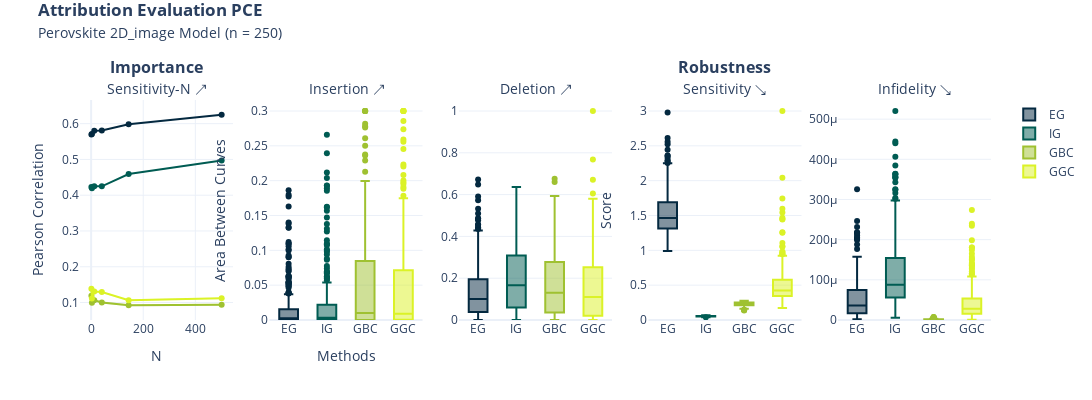

The notebook cell saved with this chart:
### Code cell
## Plot ##
import plotly.graph_objects as go
from plotly.subplots import make_subplots


def format_title(title, subtitle=None, subtitle_font_size=14):
    title = f"<b>{title}</b>"
    if not subtitle:
        return title
    subtitle = f'<span style="font-size: {subtitle_font_size}px;">{subtitle}</span>'
    return f"{title}<br>{subtitle}"

if target == "pce":
    title = "Attribution Evaluation PCE"
else:
    title = "Attribution Evaluation Mean Thickness"


fig = make_subplots(
    rows=1,
    cols=5,
    subplot_titles=(
        format_title("Importance", "Sensitivity-N " + "\u2197",),
        format_title("", "Insertion " + "\u2197",),
        format_title("", "Deletion " + "\u2197",),
        format_title("Robustness", "Sensitivity " + "\u2198",),
        format_title("", "Infidelity " + "\u2198",),
    ),
)


fig.add_trace(
    go.Scatter(
        y=sensN[0].mean(0),
        x=n_list,
        name="EG",
        marker_color="#042940",
        showlegend=False,
        mode="lines+markers",
    ),
    row=1,
    col=1,
)

fig.add_traces(
    [
        go.Scatter(
            x=n_list,
            y=sensN[0].mean(0)
            + 1.960 * (np.std(sensN[0], axis=0) / sensN[0].shape[0]),
            mode="lines",
            line_color="rgba(0,0,0,0)",
            showlegend=False,
        ),
        go.Scatter(
            x=n_list,
            y=sensN[0].mean(0)
            - 1.960 * (np.std(sensN[0], axis=0) / sensN[0].shape[0]),
            mode="lines",
            line_color="rgba(0,0,0,0)",
            name="95% confidence interval",
            showlegend=False,
            fill="tonexty",
            fillcolor="rgba(4,41,64,0.2)",
        ),
    ]
)

fig.add_trace(
    go.Scatter(
        y=sensN[1].mean(0),
        x=n_list,
        name="IG",
        marker_color="#005C53",
        showlegend=False,
        mode="lines+markers",
    ),
    row=1,
    col=1,
)

fig.add_traces(
    [
        go.Scatter(
            x=n_list,
            y=sensN[1].mean(0)
            + 1.960 * (np.std(sensN[1], axis=0) / sensN[1].shape[0]),
            mode="lines",
            line_color="rgba(0,0,0,0)",
            showlegend=False,
        ),
        go.Scatter(
            x=n_list,
            y=sensN[1].mean(0)
            - 1.960 * (np.std(sensN[1], axis=0) / sensN[1].shape[0]),
            mode="lines",
            line_color="rgba(0,0,0,0)",
            name="95% confidence interval",
            showlegend=False,
            fill="tonexty",
            fillcolor="rgba(0,92,83,0.2)",
        ),
    ]
)

fig.add_trace(
    go.Scatter(
        y=sensN[2].mean(0),
        x=n_list,
        name="GBC",
        marker_color="#9FC131",
        showlegend=False,
        mode="lines+markers",
    ),
    row=1,
    col=1,
)

fig.add_traces(
    [
        go.Scatter(
            x=n_list,
            y=sensN[2].mean(0)
            + 1.960 * (np.std(sensN[2], axis=0) / sensN[2].shape[0]),
            mode="lines",
            line_color="rgba(0,0,0,0)",
            showlegend=False,
        ),
        go.Scatter(
            x=n_list,
            y=sensN[2].mean(0)
            - 1.960 * (np.std(sensN[2], axis=0) / sensN[2].shape[0]),
            mode="lines",
            line_color="rgba(0,0,0,0)",
            name="95% confidence interval",
            showlegend=False,
            fill="tonexty",
            fillcolor="rgba(159,193,49,0.2)",
        ),
    ]
)

fig.add_trace(
    go.Scatter(
        y=sensN[3].mean(0),
        x=n_list,
        name="GGC",
        marker_color="#DBF227",
        showlegend=False,
        mode="lines+markers",
    ),
    row=1,
    col=1,
)

fig.add_traces(
    [
        go.Scatter(
            x=n_list,
            y=sensN[3].mean(0)
            + 1.960 * (np.std(sensN[3], axis=0) / sensN[3].shape[0]),
            mode="lines",
            line_color="rgba(0,0,0,0)",
            showlegend=False,
        ),
        go.Scatter(
            x=n_list,
            y=sensN[3].mean(0)
            - 1.960 * (np.std(sensN[3], axis=0) / sensN[3].shape[0]),
            mode="lines",
            line_color="rgba(0,0,0,0)",
            name="95% confidence interval",
            showlegend=False,
            fill="tonexty",
            fillcolor="rgba(219,242,39,0.2)",
        ),
    ]
)

fig.add_trace(
    go.Box(y=ins_abc[0], name="EG", marker_color="#042940", showlegend=False),
    row=1,
    col=2,
)
fig.add_trace(
    go.Box(y=ins_abc[1], name="IG", marker_color="#005C53", showlegend=False),
    row=1,
    col=2,
)
fig.add_trace(
    go.Box(y=ins_abc[2], name="GBC", marker_color="#9FC131", showlegend=False),
    row=1,
    col=2,
)
fig.add_trace(
    go.Box(y=ins_abc[3], name="GGC", marker_color="#DBF227", showlegend=False),
    row=1,
    col=2,
)

fig.add_trace(
    go.Box(y=del_abc[0], name="EG", marker_color="#042940", showlegend=False),
    row=1,
    col=3,
)
fig.add_trace(
    go.Box(y=del_abc[1], name="IG", marker_color="#005C53", showlegend=False),
    row=1,
    col=3,
)
fig.add_trace(
    go.Box(y=del_abc[2], name="GBC", marker_color="#9FC131", showlegend=False),
    row=1,
    col=3,
)
fig.add_trace(
    go.Box(y=del_abc[3], name="GGC", marker_color="#DBF227", showlegend=False),
    row=1,
    col=3,
)

fig.add_trace(
    go.Box(y=sens[0].squeeze(), name="EG", marker_color="#042940"), row=1, col=4,
)
fig.add_trace(
    go.Box(y=sens[1].squeeze(), name="IG", marker_color="#005C53"), row=1, col=4,
)
fig.add_trace(
    go.Box(y=sens[2].squeeze(), name="GBC", marker_color="#9FC131"), row=1, col=4,
)
fig.add_trace(
    go.Box(y=sens[3].squeeze(), name="GGC", marker_color="#DBF227"), row=1, col=4,
)


fig.add_trace(
    go.Box(
        y=infid[0].squeeze(), name="EG", marker_color="#042940", showlegend=False
    ),
    row=1,
    col=5,
)
fig.add_trace(
    go.Box(
        y=infid[1].squeeze(), name="IG", marker_color="#005C53", showlegend=False
    ),
    row=1,
    col=5,
)
fig.add_trace(
    go.Box(
        y=infid[2].squeeze(), name="GBC", marker_color="#9FC131", showlegend=False
    ),
    row=1,
    col=5,
)
fig.add_trace(
    go.Box(
        y=infid[3].squeeze(), name="GGC", marker_color="#DBF227", showlegend=False
    ),
    row=1,
    col=5,
)


fig.update_xaxes(title="N", row=1, col=1)
fig.update_xaxes(title="Methods", row=1, col=2)

fig.update_yaxes(title="Pearson Correlation", row=1, col=1)
fig.update_yaxes(title="Area Between Curves", rangemode="tozero", row=1, col=2)
fig.update_yaxes(rangemode="tozero", row=1, col=3)
fig.update_yaxes(title="Score", rangemode="tozero", row=1, col=4)
fig.update_yaxes(rangemode="tozero", row=1, col=5)

fig.update_layout(
    title=format_title(
        title,
        "Perovskite "+ dim +" Model (n = " + str(sensN[3].shape[0]) + ")",
    ),
    legend_title=None,
    legend={"traceorder": "normal"},
    title_y=0.96,
    title_x=0.035,
    template="plotly_white",
    height=400,
    width=1600,
)

#fig.write_image("xai/images/"+ target + "/" + dim + "/" + dim +"_eval.png", scale=2)

fig.show()

### Figure 1 — Plotly figure (JSON) as saved in the notebook; plotly's stock layout.template omitted (floating-point values rounded to 4 significant figures; data arrays with more than 128 entries replaced by an {"elided": "..."} marker saying what was removed)
{"data": [{"marker": {"color": "#042940"}, "mode": "lines+markers", "name": "EG", "showlegend": false, "type": "scatter", "x": [1, 3, 12, 41, 144, 501], "xaxis": "x", "y": [0.5698, 0.5714, 0.5799, 0.5811, 0.5986, 0.6249], "yaxis": "y"}, {"line": {"color": "rgba(0,0,0,0)"}, "mode": "lines", "showlegend": false, "type": "scatter", "x": [1, 3, 12, 41, 144, 501], "y": [0.5709, 0.5723, 0.5807, 0.5819, 0.5994, 0.6256]}, {"fill": "tonexty", "fillcolor": "rgba(4,41,64,0.2)", "line": {"color": "rgba(0,0,0,0)"}, "mode": "lines", "name": "95% confidence interval", "showlegend": false, "type": "scatter", "x": [1, 3, 12, 41, 144, 501], "y": [0.5687, 0.5705, 0.579, 0.5803, 0.5978, 0.6242]}, {"marker": {"color": "#005C53"}, "mode": "lines+markers", "name": "IG", "showlegend": false, "type": "scatter", "x": [1, 3, 12, 41, 144, 501], "xaxis": "x", "y": [0.4231, 0.4194, 0.4249, 0.4249, 0.459, 0.4968], "yaxis": "y"}, {"line": {"color": "rgba(0,0,0,0)"}, "mode": "lines", "showlegend": false, "type": "scatter", "x": [1, 3, 12, 41, 144, 501], "y": [0.4242, 0.4205, 0.4259, 0.4259, 0.4601, 0.4977]}, {"fill": "tonexty", "fillcolor": "rgba(0,92,83,0.2)", "line": {"color": "rgba(0,0,0,0)"}, "mode": "lines", "name": "95% confidence interval", "showlegend": false, "type": "scatter", "x": [1, 3, 12, 41, 144, 501], "y": [0.422, 0.4183, 0.4239, 0.4239, 0.458, 0.4958]}, {"marker": {"color": "#9FC131"}, "mode": "lines+markers", "name": "GBC", "showlegend": false, "type": "scatter", "x": [1, 3, 12, 41, 144, 501], "xaxis": "x", "y": [0.1192, 0.09944, 0.1063, 0.1003, 0.09239, 0.09379], "yaxis": "y"}, {"line": {"color": "rgba(0,0,0,0)"}, "mode": "lines", "showlegend": false, "type": "scatter", "x": [1, 3, 12, 41, 144, 501], "y": [0.1225, 0.1027, 0.1095, 0.1034, 0.09549, 0.09648]}, {"fill": "tonexty", "fillcolor": "rgba(159,193,49,0.2)", "line": {"color": "rgba(0,0,0,0)"}, "mode": "lines", "name": "95% confidence interval", "showlegend": false, "type": "scatter", "x": [1, 3, 12, 41, 144, 501], "y": [0.116, 0.09622, 0.1031, 0.09722, 0.08929, 0.0911]}, {"marker": {"color": "#DBF227"}, "mode": "lines+markers", "name": "GGC", "showlegend": false, "type": "scatter", "x": [1, 3, 12, 41, 144, 501], "xaxis": "x", "y": [0.1388, 0.1111, 0.1307, 0.1292, 0.1062, 0.1122], "yaxis": "y"}, {"line": {"color": "rgba(0,0,0,0)"}, "mode": "lines", "showlegend": false, "type": "scatter", "x": [1, 3, 12, 41, 144, 501], "y": [0.141, 0.1133, 0.1328, 0.1313, 0.1082, 0.1139]}, {"fill": "tonexty", "fillcolor": "rgba(219,242,39,0.2)", "line": {"color": "rgba(0,0,0,0)"}, "mode": "lines", "name": "95% confidence interval", "showlegend": false, "type": "scatter", "x": [1, 3, 12, 41, 144, 501], "y": [0.1366, 0.109, 0.1286, 0.1272, 0.1042, 0.1105]}, {"marker": {"color": "#042940"}, "name": "EG", "showlegend": false, "type": "box", "xaxis": "x2", "y": {"elided": "250 float values"}, "yaxis": "y2"}, {"marker": {"color": "#005C53"}, "name": "IG", "showlegend": false, "type": "box", "xaxis": "x2", "y": {"elided": "250 float values"}, "yaxis": "y2"}, {"marker": {"color": "#9FC131"}, "name": "GBC", "showlegend": false, "type": "box", "xaxis": "x2", "y": {"elided": "250 float values"}, "yaxis": "y2"}, {"marker": {"color": "#DBF227"}, "name": "GGC", "showlegend": false, "type": "box", "xaxis": "x2", "y": {"elided": "250 float values"}, "yaxis": "y2"}, {"marker": {"color": "#042940"}, "name": "EG", "showlegend": false, "type": "box", "xaxis": "x3", "y": {"elided": "250 float values"}, "yaxis": "y3"}, {"marker": {"color": "#005C53"}, "name": "IG", "showlegend": false, "type": "box", "xaxis": "x3", "y": {"elided": "250 float values"}, "yaxis": "y3"}, {"marker": {"color": "#9FC131"}, "name": "GBC", "showlegend": false, "type": "box", "xaxis": "x3", "y": {"elided": "250 float values"}, "yaxis": "y3"}, {"marker": {"color": "#DBF227"}, "name": "GGC", "showlegend": false, "type": "box", "xaxis": "x3", "y": {"elided": "250 float values"}, "yaxis": "y3"}, {"marker": {"color": "#042940"}, "name": "EG", "type": "box", "xaxis": "x4", "y": {"elided": "250 float values"}, "yaxis": "y4"}, {"marker": {"color": "#005C53"}, "name": "IG", "type": "box", "xaxis": "x4", "y": {"elided": "250 float values"}, "yaxis": "y4"}, {"marker": {"color": "#9FC131"}, "name": "GBC", "type": "box", "xaxis": "x4", "y": {"elided": "250 float values"}, "yaxis": "y4"}, {"marker": {"color": "#DBF227"}, "name": "GGC", "type": "box", "xaxis": "x4", "y": {"elided": "250 float values"}, "yaxis": "y4"}, {"marker": {"color": "#042940"}, "name": "EG", "showlegend": false, "type": "box", "xaxis": "x5", "y": {"elided": "250 float values"}, "yaxis": "y5"}, {"marker": {"color": "#005C53"}, "name": "IG", "showlegend": false, "type": "box", "xaxis": "x5", "y": {"elided": "250 float values"}, "yaxis": "y5"}, {"marker": {"color": "#9FC131"}, "name": "GBC", "showlegend": false, "type": "box", "xaxis": "x5", "y": {"elided": "250 float values"}, "yaxis": "y5"}, {"marker": {"color": "#DBF227"}, "name": "GGC", "showlegend": false, "type": "box", "xaxis": "x5", "y": {"elided": "250 float values"}, "yaxis": "y5"}], "layout": {"annotations": [{"font": {"size": 16}, "showarrow": false, "text": "<b>Importance</b><br><span style=\"font-size: 14px;\">Sensitivity-N ↗</span>", "x": 0.084, "xanchor": "center", "xref": "paper", "y": 1, "yanchor": "bottom", "yref": "paper"}, {"font": {"size": 16}, "showarrow": false, "text": "<b></b><br><span style=\"font-size: 14px;\">Insertion ↗</span>", "x": 0.292, "xanchor": "center", "xref": "paper", "y": 1, "yanchor": "bottom", "yref": "paper"}, {"font": {"size": 16}, "showarrow": false, "text": "<b></b><br><span style=\"font-size: 14px;\">Deletion ↗</span>", "x": 0.5, "xanchor": "center", "xref": "paper", "y": 1, "yanchor": "bottom", "yref": "paper"}, {"font": {"size": 16}, "showarrow": false, "text": "<b>Robustness</b><br><span style=\"font-size: 14px;\">Sensitivity ↘</span>", "x": 0.708, "xanchor": "center", "xref": "paper", "y": 1, "yanchor": "bottom", "yref": "paper"}, {"font": {"size": 16}, "showarrow": false, "text": "<b></b><br><span style=\"font-size: 14px;\">Infidelity ↘</span>", "x": 0.916, "xanchor": "center", "xref": "paper", "y": 1, "yanchor": "bottom", "yref": "paper"}], "height": 400, "legend": {"title": {}, "traceorder": "normal"}, "title": {"text": "<b>Attribution Evaluation PCE</b><br><span style=\"font-size: 14px;\">Perovskite 2D_image Model (n = 250)</span>", "x": 0.035, "y": 0.96}, "width": 1600, "xaxis": {"anchor": "y", "domain": [0, 0.168], "title": {"text": "N"}}, "xaxis2": {"anchor": "y2", "domain": [0.208, 0.376], "title": {"text": "Methods"}}, "xaxis3": {"anchor": "y3", "domain": [0.416, 0.584]}, "xaxis4": {"anchor": "y4", "domain": [0.624, 0.792]}, "xaxis5": {"anchor": "y5", "domain": [0.832, 1]}, "yaxis": {"anchor": "x", "domain": [0, 1], "title": {"text": "Pearson Correlation"}}, "yaxis2": {"anchor": "x2", "domain": [0, 1], "rangemode": "tozero", "title": {"text": "Area Between Curves"}}, "yaxis3": {"anchor": "x3", "domain": [0, 1], "rangemode": "tozero"}, "yaxis4": {"anchor": "x4", "domain": [0, 1], "rangemode": "tozero", "title": {"text": "Score"}}, "yaxis5": {"anchor": "x5", "domain": [0, 1], "rangemode": "tozero"}}}
